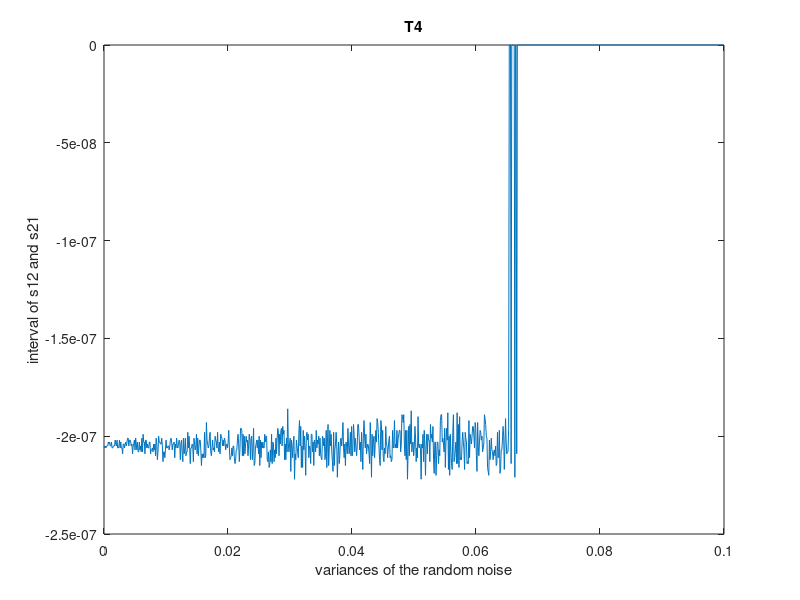

Recreate this plot in MATLAB.
function y = hw4()
% Detection principle homework T4
a = 1e12;
tau = 5 * 1e-6;
f = 1e6;  % f =1Mhz
fs =  1e9; %sample frequency fs = 1Ghz
t = linspace(0,2*tau, 2*tau*fs);
s12 = sin(2*pi*f*t).*exp(-a*(t-tau).^2/2);
dt1 = 205*1e-9;
dt2 = 210*1e-9;
dt3 = 215*1e-9;
t1 = t-dt1;
t2 = t-dt2;
t3 = t-dt3;

% s21 is delay of s12, the time in this question
% is set as 205ns 210ns 215ns,
s21_1 = sin(2*pi*f*t1).*exp(-a*(t1-tau).^2/2);
s21_2 = sin(2*pi*f*t2).*exp(-a*(t2-tau).^2/2);
s21_3 = sin(2*pi*f*t3).*exp(-a*(t3-tau).^2/2);

% insert rand signal
variances = linspace(0,0.1,1000);
for i = 1:length(variances)
    
    rand_signal = randn(size(s12))*sqrt(variances(1,i));
    [c, lags]=xcorr(s12+rand_signal,s21_1+rand_signal); 
    [c_max, t_max]=max(c);
    N=t_max-length(s12); 
    variances(2,i) = N/fs;
end
plot(variances(1,:),variances(2,:))
xlabel('variances of the random noise');
ylabel('interval of s12 and s21');
title('T4');
end





